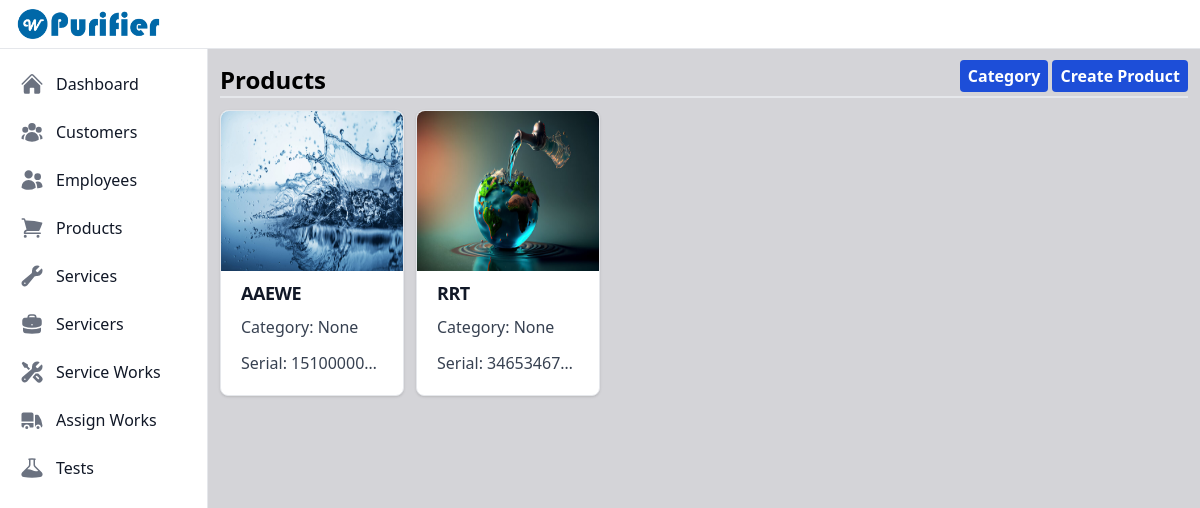
/view_products/ (signed in), run on an earlier commit of the app's database.
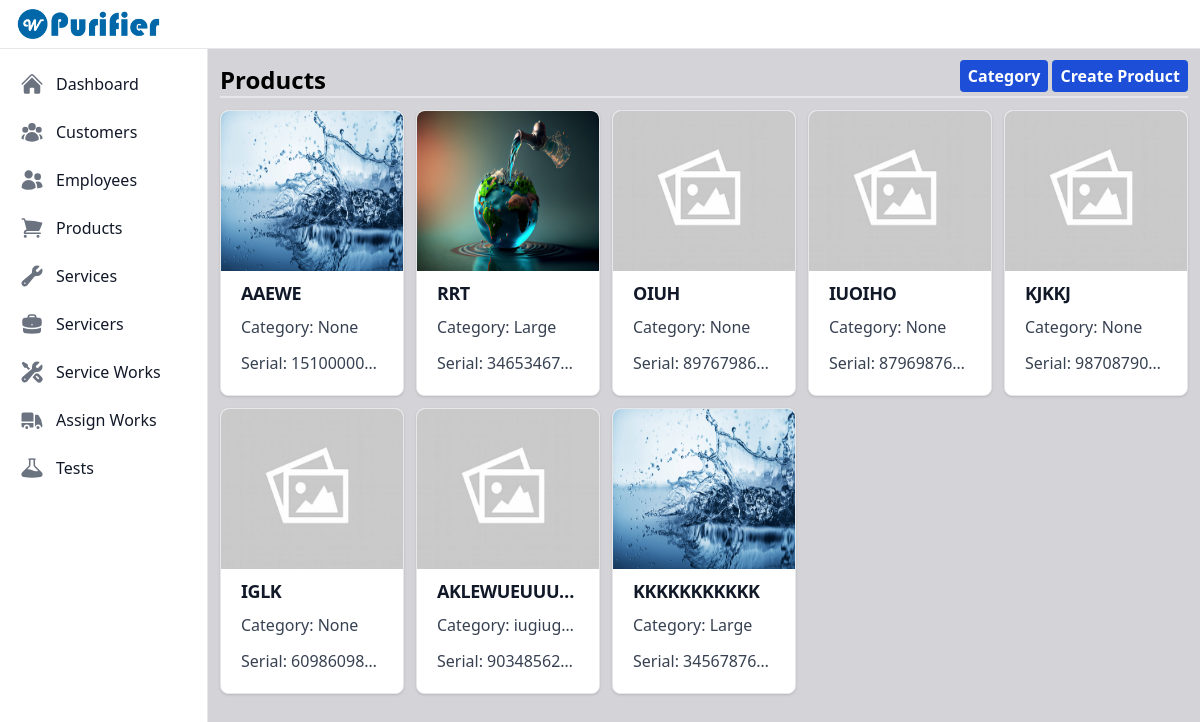
And on a later commit of the database.
### purifier/models.py (models this page shows, shortened)
class Product(models.Model):
    id = models.UUIDField(primary_key=True, default=uuid.uuid4, unique=True, editable=False)
    product_serial = models.CharField(max_length=100, blank=True, unique=True)
    category = models.ForeignKey(Category, on_delete=models.SET_NULL, blank=True, null=True)
    name = models.CharField(max_length=100)
    image = models.ImageField(null=True, blank=True, upload_to="product_images/")
    services = models.ManyToManyField(Service, blank=True)
    created_on = models.DateField(auto_now_add=True)

class Category(models.Model):
    id = models.UUIDField(primary_key=True, default=uuid.uuid4, unique=True, editable=False)
    image = models.ImageField(null=True, blank=True, upload_to="category_images/")
    name = models.CharField(max_length=50)
    def __str__(self) -> str:
        return self.name

### purifier/views.py (the view)
# urls.py: path('view_products/', views.viewProducts, name='view_products'),
@login_required
def viewProducts(request):
    category_form = CategoryForm()
    product_form = ProductForm()
    products = Product.objects.all()
    products_exists = products.exists()
    context = {'category_form': category_form, 'product_form': product_form, 'products': products, 'products_exists': products_exists}
    return render(request, 'product/view_products.html', context)

### user_management/models.py (called while the page is built)
    def __str__(self):
        return self.username

### purifier/templates/product/view_products.html (shortened to what this page needs)
{% extends "index.html" %}
{% load static %}
{% block content %}
    <div class="flex justify-between">
        <span class="text-2xl font-bold flex self-end">Products</span>
        <div class="flex gap-x-1">
            <button id="dropdownCategoryButton" data-dropdown-toggle="dropdownCategory" data-dropdown-placement="bottom-end" class="bg-blue-700 p-1 px-2 mb-1 text-base font-bold rounded text-white" type="button">Category</button>
            <a href="{% url "purifier:create_product" %}"><button type="button" class="bg-blue-700 p-1 px-2 mb-1 text-base font-bold rounded text-white">Create Product</button></a>
        </div>
    </div>
    <hr class="border dark:border-gray-800">
    <div class="mt-3">
        {% if products_exists %}
        <div id="productsCardView" class="grid grid-cols-5 gap-3">
            {% for product in products  %}
            <div>
                <a href="{% url "purifier:each_product" product.id %}">
                    <div class="bg-white border border-gray-200 rounded-lg shadow dark:bg-gray-800 dark:border-gray-700">
                        {% if product.image %}
                            <img src="{{product.image.url}}" class="object-fill rounded-t-lg w-full h-40" alt="Profile not loading...">
                        {% else %}
                            <img src="{% static 'images/empty_img.jpg' %}" class="object-fill rounded-t-lg w-full h-40" alt="Profile not loading...">
                        {% endif %}
                        <div class="p-5 py-2">
                            <h5 class="mb-2 text-lg font-bold tracking-tight text-gray-900 dark:text-white truncate uppercase">{{product.name}}</h5>
                            <p class="mb-3 font-medium text-gray-700 dark:text-gray-400 truncate"><span>Category:</span> {{ product.category }}</p>
                            <p class="mb-3 font-medium text-gray-700 dark:text-gray-400 truncate"><span>Serial:</span> {{ product.product_serial }}</p>
                        </div>
                    </div>
                </a>
            </div>
            {% endfor %}
        </div>
        {% else %}
        <div class="flex justify-center">
            <span class="font-bold text-xl">No products added. <a href="" class="text-blue-700">Create</a> a new product.</span>
        </div>
        {% endif %}
    </div>
{% endblock content %}

### purifier/templates/index.html (shortened to what this page needs)
{% load static %}
<!DOCTYPE html>
<html>
    <head>
        <link rel="stylesheet" href="https://cdnjs.cloudflare.com/ajax/libs/font-awesome/6.4.2/css/all.min.css" />
        <script src="https://cdn.tailwindcss.com"></script>
        <link href="https://cdnjs.cloudflare.com/ajax/libs/flowbite/2.3.0/flowbite.min.css" rel="stylesheet" />
        <link rel="stylesheet" type="text/css" href="https://cdn.datatables.net/1.11.5/css/jquery.dataTables.min.css">
        <link rel="stylesheet" type="text/css" href="https://cdn.datatables.net/1.11.5/css/dataTables.bootstrap5.min.css">
    </head>
    <body id="pageBodyView" class="bg-zinc-300 scroll-smooth">
        <nav class="fixed top-0 z-50 w-full bg-white border-b border-gray-200 dark:bg-gray-800 dark:border-gray-700">
            <div class="flex justify-between p-2 px-4">
                <a href="{% url "purifier:view_dashboard" %}" class="flex items-center space-x-3 rtl:space-x-reverse">
                    <img src="{% static 'images/brandlogo.png' %}" class="h-8" alt="Brand Logo" />
                </a>
                <div class="flex items-center md:order-2 space-x-3 md:space-x-0 rtl:space-x-reverse">
                    <button id="dropdownLeftEndButton" data-dropdown-toggle="dropdownLeftEnd" data-dropdown-placement="bottom-start" class="mb-3 md:mb-0 text-white font-bold text-sm uppercase tracking-wider text-center inline-flex items-center" type="button">{{request.user}}</button>
                </div>
            </div>
        </nav>
        <aside id="logo-sidebar" class="fixed top-0 left-0 z-40 w-52 h-screen pt-16 transition-transform -translate-x-full bg-white border-r border-gray-200 sm:translate-x-0 dark:bg-gray-800 dark:border-gray-700" aria-label="Sidebar">
            <div class="h-full px-3 pb-4 overflow-y-auto bg-white dark:bg-gray-800">
                <ul class="space-y-2 font-medium">
                    <li>
                        <a href="{% url "purifier:view_dashboard" %}" class="flex items-center p-2 text-gray-900 rounded-lg dark:text-white hover:bg-gray-100 dark:hover:bg-gray-700 group">
                        <span class="ms-3">Dashboard</span>
                        </a>
                    </li>
                    <li>
                        <a href="{% url "purifier:view_customers" %}" class="flex items-center p-2 text-gray-900 rounded-lg dark:text-white hover:bg-gray-100 dark:hover:bg-gray-700 group">
                        <span class="ms-3">Customers</span>
                        </a>
                    </li>
                    <li>
                        <a href="{% url "purifier:view_employees" %}" class="flex items-center p-2 text-gray-900 rounded-lg dark:text-white hover:bg-gray-100 dark:hover:bg-gray-700 group">
                        <span class="ms-3">Employees</span>
                        </a>
                    </li>
                    <li>
                        <a href="{% url "purifier:view_products" %}" class="flex items-center p-2 text-gray-900 rounded-lg dark:text-white hover:bg-gray-100 dark:hover:bg-gray-700 group">
                        <span class="flex-1 ms-3 whitespace-nowrap">Products</span>
                        </a>
                    </li>
                    <li>
                        <a href="{% url "purifier:view_services" %}" class="flex items-center p-2 text-gray-900 rounded-lg dark:text-white hover:bg-gray-100 dark:hover:bg-gray-700 group">
                        <span class="flex-1 ms-3 whitespace-nowrap">Services</span>
                        </a>
                    </li>
                    <li>
                        <a href="{% url "purifier:view_servicers" %}" class="flex items-center p-2 text-gray-900 rounded-lg dark:text-white hover:bg-gray-100 dark:hover:bg-gray-700 group">
                        <span class="flex-1 ms-3 whitespace-nowrap">Servicers</span>
                        </a>
                    </li>
                    <li>
                        <a href="{% url "purifier:view_serviceworks" %}" class="flex items-center p-2 text-gray-900 rounded-lg dark:text-white hover:bg-gray-100 dark:hover:bg-gray-700 group">
                        <span class="flex-1 ms-3 whitespace-nowrap">Service Works</span>
                        </a>
                    </li>
                    <li>
                    <a href="{% url "purifier:view_assigns" %}" class="flex items-center p-2 text-gray-900 rounded-lg dark:text-white hover:bg-gray-100 dark:hover:bg-gray-700 group">
                        <span class="flex-1 ms-3 whitespace-nowrap">Assign Works</span>
                    </a>
                    </li>
                    <li>
                    <a href="{% url "purifier:view_tests" %}" class="flex items-center p-2 text-gray-900 rounded-lg dark:text-white hover:bg-gray-100 dark:hover:bg-gray-700 group">
                        <span class="flex-1 ms-3 whitespace-nowrap">Tests</span>
                    </a>
                    </li>
                </ul>
            </div>
        </aside>
        <div class="grid p-3 sm:ml-52 sm:mt-12">
            {% block content %}{% endblock content %}
        </div>
    </body>
</html>

What changed in the data, as far as the page shows it:
changed Product "RRT": category "None" → "Large"
added Product: name "OIUH", category "None", product_serial "89767986…"
added Product: name "IUOIHO", category "None", product_serial "87969876…"
added Product: name "KJKKJ", category "None", product_serial "98708790…"
added Product: name "IGLK", category "None", product_serial "60986098…"
added Product: name "AKLEWUEUUU…", category "iugiug…", product_serial "90348562…"
added Product: image (picture), name "KKKKKKKKKKK", category "Large", product_serial "34567876…"
